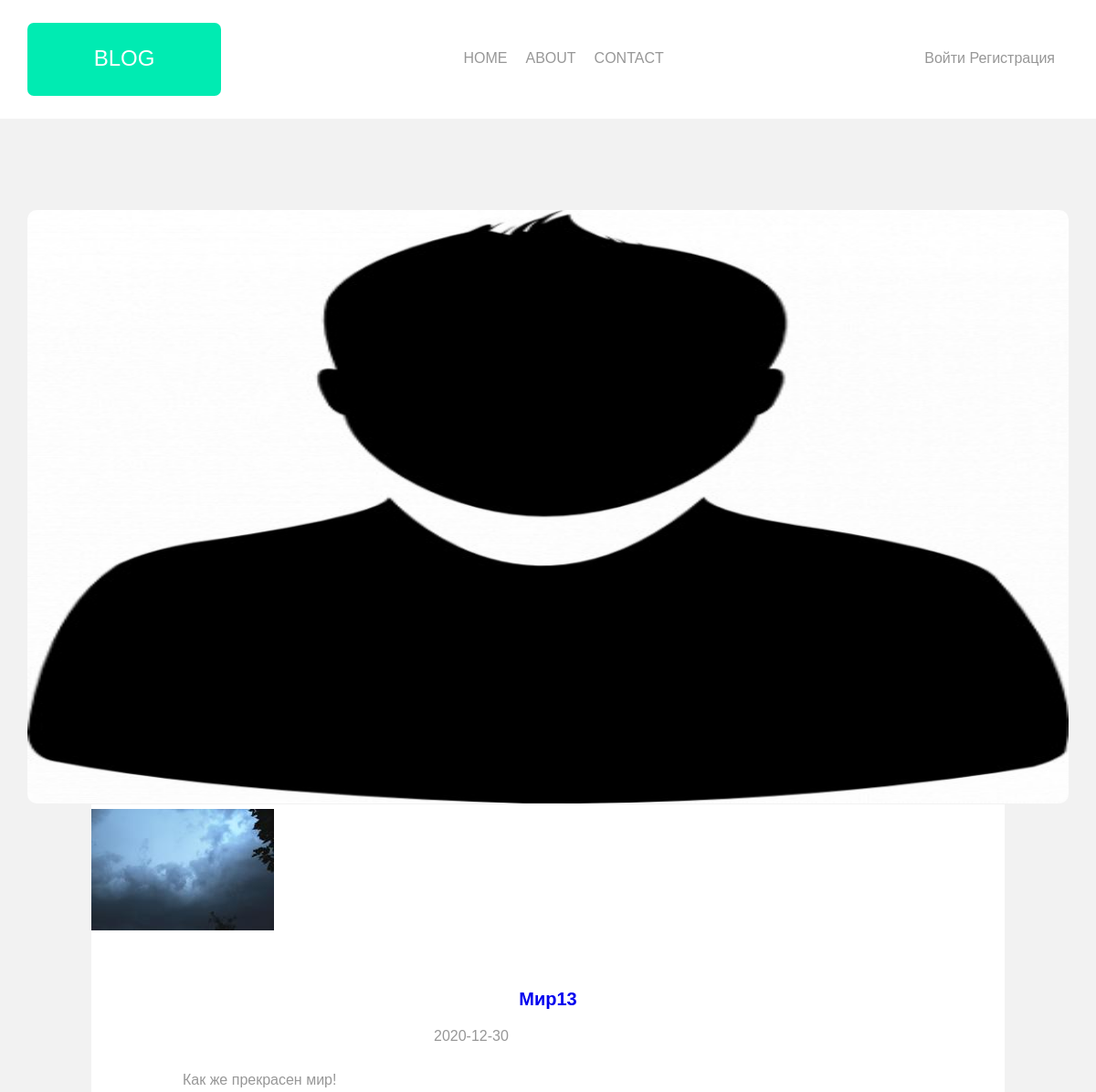
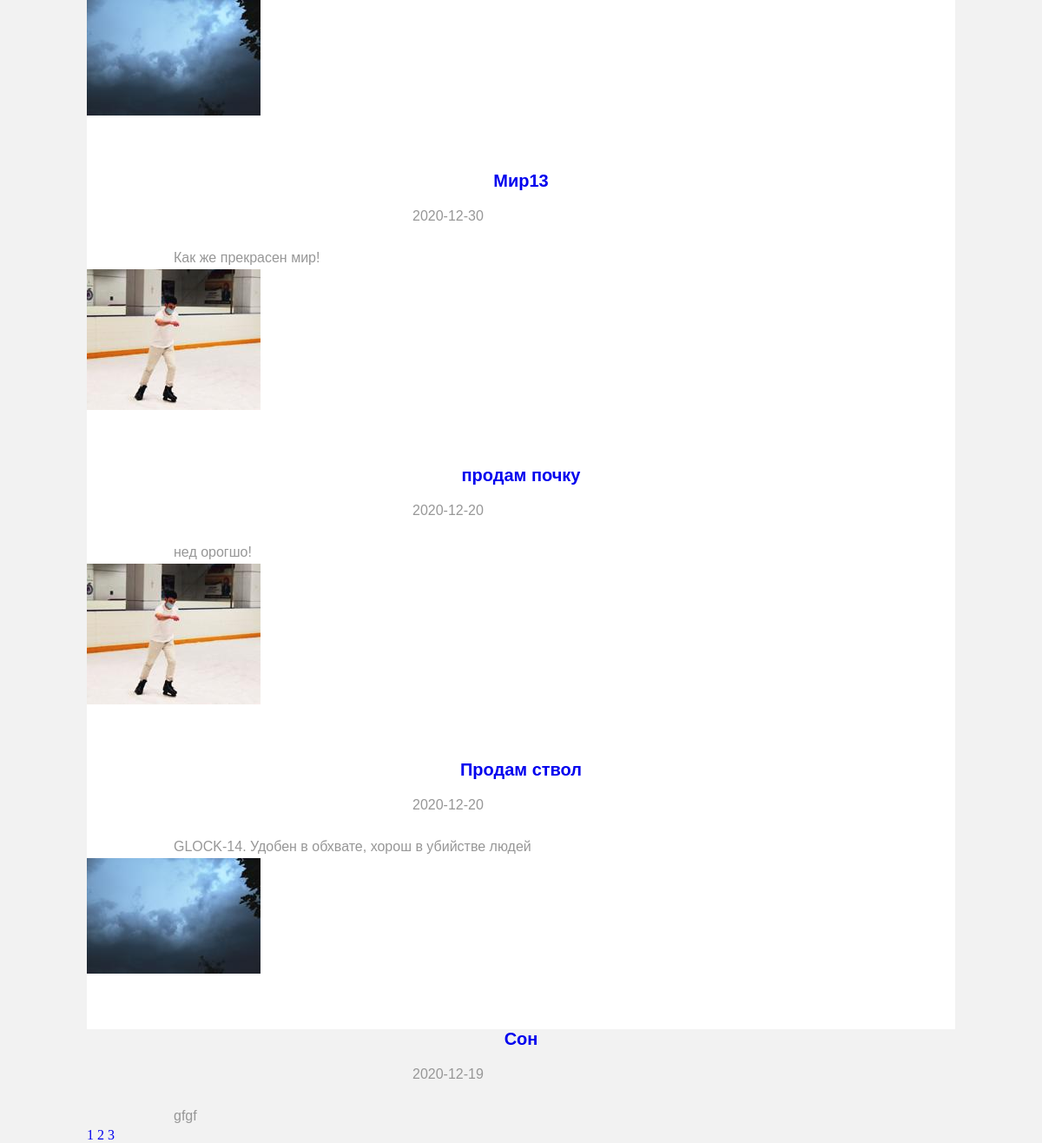
Screenshot of /?page=2 with the database file from the repository (2 pictures, top to bottom).
### models.py (models this page shows, shortened)
class Post(db.Model):
    __tablename__ = 'posts'
    id = db.Column(db.Integer(), primary_key=True)
    title = db.Column(db.String(100), nullable=False)
    date_posted = db.Column(db.DateTime, nullable=True, default=datetime.utcnow)
    content = db.Column(db.Text(), nullable=True)
    user_id = db.Column(db.Integer(), db.ForeignKey('users.id'), nullable=True)

class User(db.Model, UserMixin):
    __tablename__ = 'users'
    id = db.Column(db.Integer(),  primary_key=True)
    username = db.Column(db.String(20), nullable=False, unique=True)
    email = db.Column(db.String(50), nullable=False, unique=True)
    avatar = db.Column(db.String(20), nullable=False, default='pic.jpg')
    password = db.Column(db.String(20), nullable=False)
    posts = db.relationship('Post', backref='author', lazy=True)

### main_app.py (the view)
@app.route('/')
def index():
    page = request.args.get('page')
    ''' Если полученные данные равны строковой цифре, то делаем их int, иначе если это буквы
    или другие символы, то задаём по стандарту 1 страницу. Это на тот случай,
    если пользователь
    решит поиграться'''
    if page and page.isdigit():
        page = int(page)
    else:
        page = 1
    posts = Post.query.order_by(Post.date_posted.desc()).paginate(page=page, per_page=5)
    return render_template('base.html', posts=posts)

### templates/base.html (shortened to what this page needs)
<!DOCTYPE html>
<html>
<head>
	<link rel="stylesheet" type="text/css" href="{{url_for('static', filename='style.css')}}">
</head>
<body>
<div class='bg1'>
	<div class='wrap1'>
	<header>
		<div class='logo'>
			<span> BLOG </span>
		</div>
		<nav>
			<ul>
				<li>
					<a href='{{url_for("index")}}'> HOME </a>
				</li>
				<li>
					<a href='#'> ABOUT </a>
				</li>
				<li>
					<a href='#'> CONTACT </a>
				</li>
			</ul>
		</nav>
		<div class='panel'>
			<ul>
				<li>
					{% if current_user.is_authenticated %}
						<a href='{{url_for("new_post")}}'> Создать пост </a>
						<a href='{{url_for("account")}}'> Профиль </a>
						<a href='{{url_for("logout")}}'> Выйти </a>
				</li>
				<li>
					{% else %}
						<a href='{{url_for("login")}}'> Войти </a>
						<a href='{{url_for("register")}}'> Регистрация </a>
					{% endif %}
				</li>
			</ul>
		</div>
	</header>
	</div>
</div>
<div class='wrap2'>
	<div class='content'>
		<div class='div_img'>
			<img src='static/pic.jpg'>
		</div>
	</div>
</div>
<div class='wrap3'>
	<div class='under_wrap3'>
			  {% for post in posts.items %}
			  <div>
				  <img src="{{ url_for('static', filename='profile_images/' + post.author.avatar) }}"
			  </div>
		 <div class='title'>
		 	<span> <a href="{{ url_for('post', post_id=post.id) }}">{{post.title}} </a> </span>
		 </div>
		 <div class='under_title'>
		 	<div class='date'>
		 		<span> {{post.date_posted.strftime('%Y-%m-%d')}} </span>
		 	</div>
		 </div>
		 <div class='post'>
		 <p>
			{{post.content}}
		 </div>
		 {% endfor %}
		 {% for page in posts.iter_pages() %}
		 	<a href='./?page={{page}}'>{{page}}</a>
		 {% endfor %}
	</div>
</div>
</body>
</html>

### static/style.css (style rules this page uses)
* { box-sizing: border-box; margin: 0px; }
body { background-color: #f2f2f2; }
.bg1 { height: 130px; background-color: white; }
.wrap1 { margin: auto; width: 1140px; }
header { display: flex; justify-content: space-between; height: 130px; padding-top: 15px; }
a { text-decoration: none; }
.logo { width: 212px; height: 80px; background-color: #00EBB2; text-align: center; padding-top: 25px; margin-top: 10px; border-radius: 7px; }
.logo span { font-size: 24px; color: white; font-family: 'Rubik', sans-serif; }
nav ul { display: flex; justify-content: space-between; margin-top: 40px; }
nav ul li { margin-right: 20px; list-style-type: none; font-family: 'Rubik', sans-serif; }
nav ul li a { color: #979797; }
.panel ul { display: flex; justify-content: space-between; margin-top: 40px; }
.panel ul li { margin-right: 15px; list-style-type: none; font-family: 'Rubik', sans-serif; }
.panel ul li a { color: #979797; }
.wrap2 { margin: auto; width: 1140px; }
.div_img img { width: 1140px; height: 650px; margin-top: 100px; border-radius: 10px; }
.wrap3 { margin: auto; width: 1140px; }
.under_wrap3 { width: 1000px; background-color: white; margin: auto; margin-top: -3px; padding-top: 5px; height: 1500px; }
.title { text-align: center; margin-top: 60px; }
.title span { font-family: 'Rubik', sans-serif; font-weight: bold; font-size: 20px; }
.under_title { width: 250px; display: flex; justify-content: space-between; margin: auto; margin-top: 20px; font-family: 'Rubik', sans-serif; color: #979797; }
.post { width: 800px; word-wrap: break-word; margin: auto; margin-top: 25px; font-family: 'Rubik', sans-serif; color: #979797; line-height: 27px; }

### rows the page displays
Post: avatar (picture), title "Мир13", date_posted "2020-12-30", content "Как же прекрасен мир!"
Post: avatar (picture), title "Мир13", date_posted "2020-12-30", content "Как же прекрасен мир!"
Post: avatar (picture), title "продам почку", date_posted "2020-12-20", content "нед орогшо!"
Post: avatar (picture), title "Продам ствол", date_posted "2020-12-20", content "GLOCK-14. Удобен в обхвате, хорош в убийстве людей"
Post: avatar (picture), title "Сон", date_posted "2020-12-19", content "gfgf"

### other values shown
{{ page }} "1" "2" "3"
